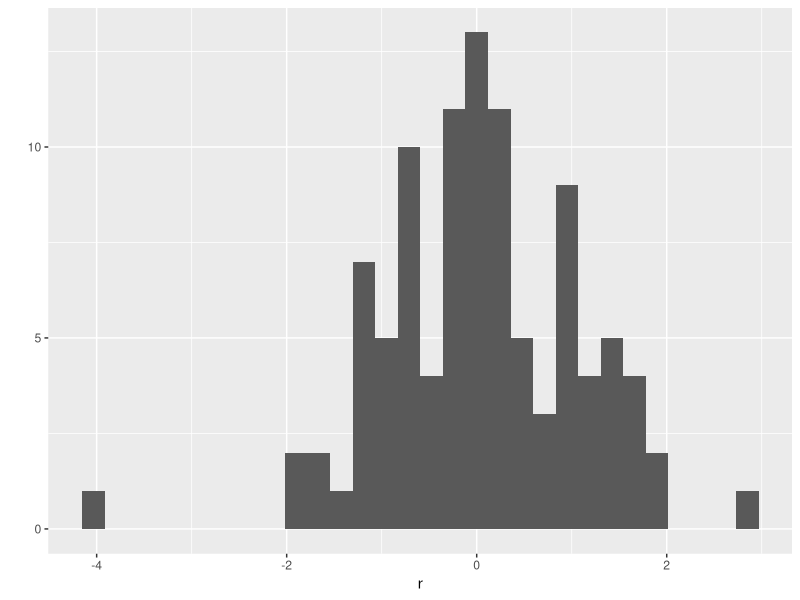

Generate this figure with R:
## ---- chunk 1
library(ggplot2)
r <- rnorm(100)
qplot(r)
## ---- chunk 2
#qplot(r)
